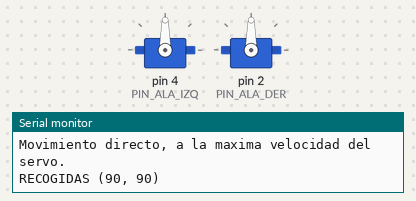
A sketch run on a simulated Arduino Uno, built with avr-gcc and run on an emulated ATmega328P. On the bench: 2 × servo, the last lines printed to the serial monitor.

Above: at 0.05 s.
At 3.0 s:
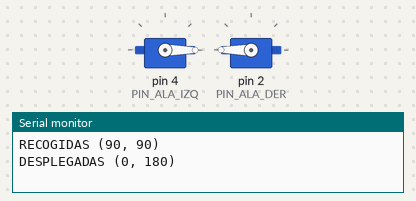
Timing chart, 0 to 6.9 s (numbered marks = the images above):
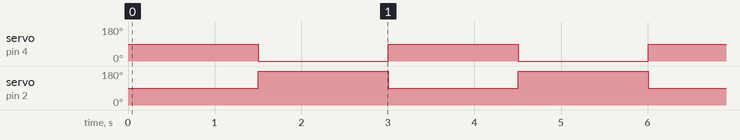

The sketch:

04_test_alas.ino
```cpp
// ============================================================
//  TEST 04 — ALAS (servos MOT-110 en D4 izquierda y D2 derecha)
//
//  Mueve las dos alas entre su posición RECOGIDA (90° en las dos) y su
//  posición DESPLEGADA (izquierda 0°, derecha 180°). Van montadas
//  espejadas: cada una recorre 90° en sentido contrario.
//
//  El movimiento se pide de golpe (solo se escribe el ángulo destino), así
//  que el servo va a su MÁXIMA velocidad disponible, sin pasos intermedios
//  ni pausas. Usa la librería Servo (incluida en el IDE).
//
//  Sirve para:
//   1. Ver que cada ala se mueve rápido y suave, sin forzar.
//   2. Confirmar el recorrido de 90°: izquierda 90°→0°, derecha 90°→180°.
//   3. Comprobar que la derecha gira espejada (al revés que la izquierda).
// ============================================================
#include <Servo.h>

#define PIN_ALA_IZQ 4
#define PIN_ALA_DER 2

// Ángulos del robot: deben coincidir con config.h.
#define IZQ_RECOGIDA     90
#define IZQ_DESPLEGADA    0
#define DER_RECOGIDA     90
#define DER_DESPLEGADA  180

Servo IZservo, Drservo;

void setup() {
  IZservo.attach(PIN_ALA_IZQ);
  Drservo.attach(PIN_ALA_DER);
  Serial.begin(115200);
  Serial.println(F("TEST 04 ALAS: recogida 90/90 <-> desplegada 0/180"));
  Serial.println(F("Movimiento directo, a la maxima velocidad del servo."));
}

void loop() {
  Serial.println(F("RECOGIDAS (90, 90)"));
  IZservo.write(IZQ_RECOGIDA);     // 90
  Drservo.write(DER_RECOGIDA);     // 90
  delay(1500);                     // solo para verlas quietas en el tope

  Serial.println(F("DESPLEGADAS (0, 180)"));
  IZservo.write(IZQ_DESPLEGADA);   // 0
  Drservo.write(DER_DESPLEGADA);   // 180
  delay(1500);
}
```

Measured:
- by itself, servo on pin 4 (PIN_ALA_IZQ): alternates 90° for 1.5 s and 0° for 1.5 s
- by itself, servo on pin 2 (PIN_ALA_DER): alternates 180° for 1.5 s and 90° for 1.5 s
